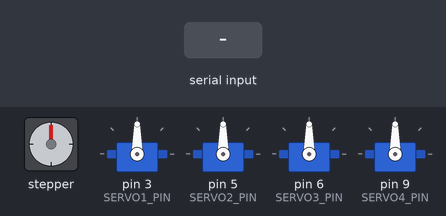
A sketch run on a simulated Arduino Uno, built with avr-gcc and run on an emulated ATmega328P. Parts: stepper motor, 4 × servo. Wiring (inferred from the names in the program): stepper motor (2048 steps per turn assumed): coils A0, A1, A2, A3. The inputs (shaded band) are chosen by the test bench. What the sketch prints to the serial monitor is not drawn.

Above: at 1.2 s.
1.3 s: "w" received over Serial
At 1.8 s:
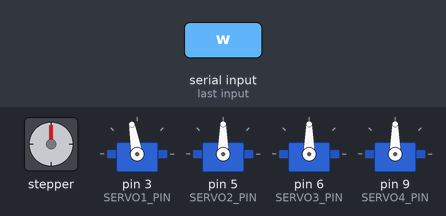
2.8 s: "s" received over Serial
At 4.0 s:
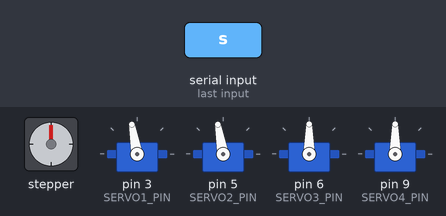
4.3 s: "q" received over Serial
At 5.2 s:
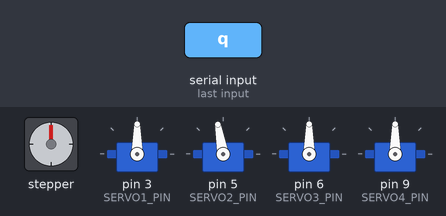
5.8 s: "x" received over Serial
At 6.4 s:
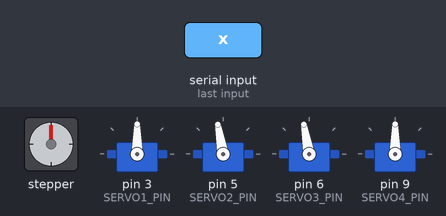
7.3 s: "a" received over Serial
At 8.5 s:
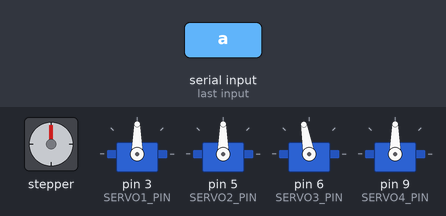
8.8 s: "r" received over Serial
At 9.9 s:
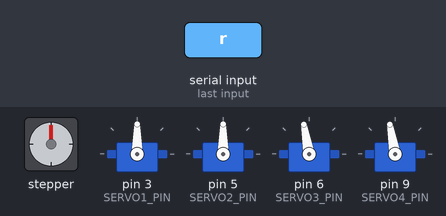
Timing chart, 0 to 11.3 s (numbered marks = the images above; inputs shaded):
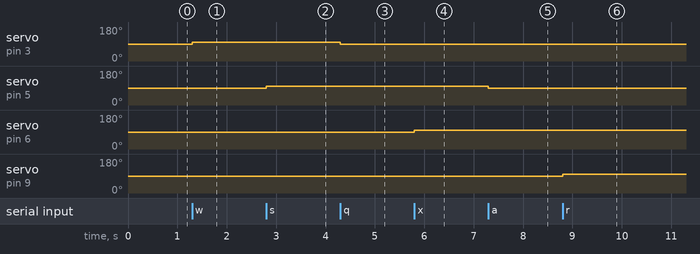

Measured:
- after the input at 1.3 s, servo on pin 3 (SERVO1_PIN): 90° → 100° at once
- after the input at 2.8 s, servo on pin 5 (SERVO2_PIN): 90° → 100° at once
- after the input at 4.3 s, servo on pin 3 (SERVO1_PIN): 100° → 90° at once
- after the input at 5.8 s, servo on pin 6 (SERVO3_PIN): 90° → 100° at once
- after the input at 7.3 s, servo on pin 5 (SERVO2_PIN): 100° → 90° at once
- after the input at 8.8 s, servo on pin 9 (SERVO4_PIN): 90° → 100° at once

The sketch:

arduino_uno_ClawARM.ino
```cpp
#include <Servo.h>

// ----- Servos (Uno/Nano) -----
#define SERVO1_PIN 3    // D3
#define SERVO2_PIN 5    // D5
#define SERVO3_PIN 6    // D6
#define SERVO4_PIN 9    // D9

Servo s1, s2, s3, s4;
int a1=90, a2=90, a3=90, a4=90;

void moveAngle(Servo &sv, int &ang, int delta){
  ang = constrain(ang + delta, 0, 180);
  sv.write(ang);
}

// ----- Stepper (28BYJ-48 via ULN2003/2803) -----
// IN1..IN4 from driver go to A0..A3 (digital-capable on AVR)
#define STP_IN1 A0
#define STP_IN2 A1
#define STP_IN3 A2
#define STP_IN4 A3

#define STEP_DELAY_US   1500
#define STEPS_PER_PRESS 100

const uint8_t HALFSEQ[8][4] = {
  {1,0,0,0}, {1,1,0,0}, {0,1,0,0}, {0,1,1,0},
  {0,0,1,0}, {0,0,1,1}, {0,0,0,1}, {1,0,0,1}
};
int phaseIdx = 0;

inline void stepperPhaseWrite(int i){
  digitalWrite(STP_IN1, HALFSEQ[i][0]);
  digitalWrite(STP_IN2, HALFSEQ[i][1]);
  digitalWrite(STP_IN3, HALFSEQ[i][2]);
  digitalWrite(STP_IN4, HALFSEQ[i][3]);
}

void stepperStep(int dir, int steps){
  for(int n=0;n<steps;n++){
    phaseIdx = (phaseIdx + (dir>0 ? 1 : 7)) & 0x07;
    stepperPhaseWrite(phaseIdx);
    delayMicroseconds(STEP_DELAY_US);
  }
}

void setup(){
  Serial.begin(115200);

  s1.attach(SERVO1_PIN);
  s2.attach(SERVO2_PIN);
  s3.attach(SERVO3_PIN);
  s4.attach(SERVO4_PIN);
  s1.write(a1); s2.write(a2); s3.write(a3); s4.write(a4);

  pinMode(STP_IN1, OUTPUT);
  pinMode(STP_IN2, OUTPUT);
  pinMode(STP_IN3, OUTPUT);
  pinMode(STP_IN4, OUTPUT);
  stepperPhaseWrite(phaseIdx);

  Serial.println("Controls:");
  Serial.println(" arm: q(open) w(close)");
  Serial.println(" S2: a(backward) s(forward)");
  Serial.println(" S3: z(down) x(up)");
  //Serial.println(" S4: e(empty) r(empty)");
  Serial.println(" Stepper: o(left) p(right)");
}

void loop(){
  if(Serial.available()){
    switch(Serial.read()){
      case 'q': moveAngle(s1,a1,-10); break;
      case 'w': moveAngle(s1,a1,+10); break;
      case 'a': moveAngle(s2,a2,-10); break;
      case 's': moveAngle(s2,a2,+10); break;
      case 'z': moveAngle(s3,a3,-10); break;
      case 'x': moveAngle(s3,a3,+10); break;
      case 'e': moveAngle(s4,a4,-10); break;
      case 'r': moveAngle(s4,a4,+10); break;
      case 'o': stepperStep(+1, STEPS_PER_PRESS); break;
      case 'p': stepperStep(-1, STEPS_PER_PRESS); break;
    }
  }
}
```
